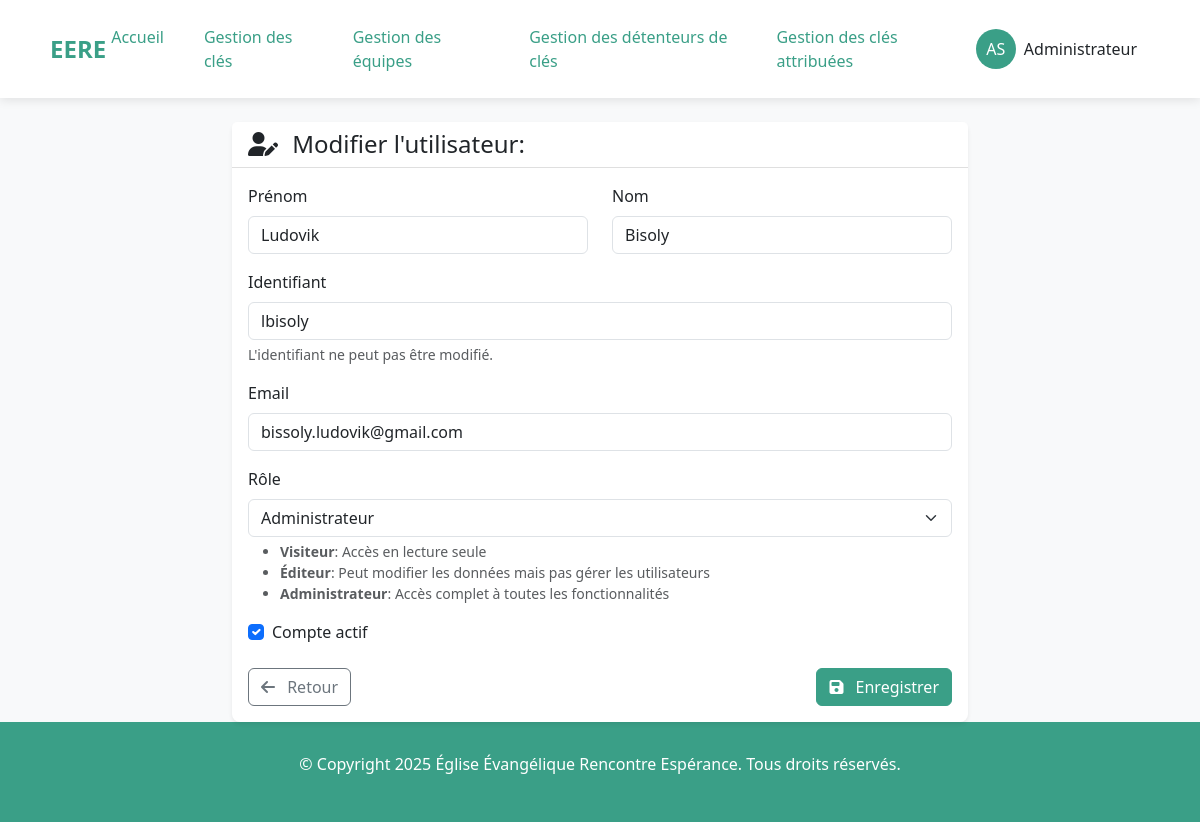
The app's page /edit-owner/4/ (signed in) with its own data.
### listings/models.py (models this page shows, shortened)
class Owner(AbstractUser):
    ADMINISTRATOR = 'admin'
    EDITOR = 'editor'
    VISITOR = 'visitor'
    ROLE_CHOICES = [
        (ADMINISTRATOR, 'Administrateur'),
        (EDITOR, 'Éditeur'),                # Peut modifier mais pas administrer
        (VISITOR, 'Visiteur'),              # Accès en lecture seule
    ]
    role = models.CharField(
        max_length=10,
        choices=ROLE_CHOICES,
        default=VISITOR,
        help_text="Détermine les permissions de l'utilisateur dans l'application"
    )
    groups = models.ManyToManyField(
        'auth.Group',
        verbose_name='groups',
        blank=True,
        help_text='The groups this user belongs to.',
        related_name='owner_set',
        related_query_name='owner',
    )
    user_permissions = models.ManyToManyField(
        'auth.Permission',
        verbose_name='user permissions',
        blank=True,
        help_text='Specific permissions for this user.',
        related_name='owner_set',
        related_query_name='owner',
    )
    class Meta:
        verbose_name = "Gestionnaire"
        verbose_name_plural = "Gestionnaires"

### listings/views.py (the view)
# urls.py: path('edit-owner/<int:user_id>/', views.update_owner, name='edit_owner'),
@login_required
@user_passes_test(is_admin)
def update_owner(request, user_id):
    try:
        user_obj = Owner.objects.get(id=user_id)
    except Owner.DoesNotExist:
        messages.error(request, "Cet utilisateur n'existe pas.")
        return redirect('owner_management')
    if request.method == 'POST':
        form = OwnerUpdateForm(request.POST, instance=user_obj)
        if form.is_valid():
            owner = form.save(commit=False)
            owner.role = request.POST.get('role')
            owner.is_active = 'is_active' in request.POST
            owner.save()
            messages.success(
                request, f'Utilisateur {owner.username} mis à jour avec succès.')
            return redirect('owner_management')
    else:
        form = OwnerUpdateForm(instance=user_obj)
    return render(request, 'listings/edit_owner.html', {
        'form': form,
        'user_obj': user_obj  # Utilisation de user_obj comme dans le template
    })

### listings/forms.py
class OwnerUpdateForm(forms.ModelForm):
    class Meta:
        model = Owner
        fields = ('first_name', 'last_name', 'email')
        widgets = {
            'first_name': forms.TextInput(attrs={'class': 'form-control', 'id': 'id_first_name'}),
            'last_name': forms.TextInput(attrs={'class': 'form-control', 'id': 'id_last_name'}),
            'email': forms.EmailInput(attrs={'class': 'form-control', 'id': 'id_email'})
        }

### listings/utils.py (called while the page is built)
def set_current_user(user):
    _thread_locals.user = user

    def __call__(self, request):
        if hasattr(request, 'user') and request.user.is_authenticated:
            set_current_user(request.user)
        else:
            set_current_user(None)
        response = self.get_response(request)
        set_current_user(None)
        return response

### listings/views.py (called while the page is built)
def is_admin(user):
    return user.role == 'admin'

### listings/templates/listings/edit_owner.html (shortened to what this page needs)
{% extends "listings/base.html" %}
{% load static %}
{% block content %}
<div class="container mt-4">
    <div class="row">
        <div class="col-md-8 mx-auto">
            <div class="card shadow-sm border-0 rounded-lg">
                <div class="card-header bg-white">
                    <h4 class="mb-0">
                        <i class="fas fa-user-edit me-2"></i> Modifier l'utilisateur: {{ owner.username }}
                    </h4>
                </div>
                <div class="card-body">
                    <form method="post" action="{% url 'edit_owner' user_obj.id %}" class="needs-validation" novalidate>
                        <div class="row mb-3">
                            <div class="col-md-6">
                                <label for="{{ form.first_name.id_for_label }}" class="form-label">Prénom</label>
                                {{ form.first_name }}
                            </div>
                            <div class="col-md-6">
                                <label for="{{ form.last_name.id_for_label }}" class="form-label">Nom</label>
                                {{ form.last_name }}
                            </div>
                        </div>
                        <div class="mb-3">
                            <label for="username" class="form-label">Identifiant</label>
                            <input type="text" class="form-control" id="username" value="{{ user_obj.username }}" readonly>
                            <div class="form-text text-muted">
                                L'identifiant ne peut pas être modifié.
                            </div>
                        </div>
                        <div class="mb-3">
                            <label for="{{ form.email.id_for_label }}" class="form-label">Email</label>
                            {{ form.email }}
                        </div>
                        <div class="mb-3">
                            <label for="role" class="form-label">Rôle</label>
                            <select class="form-select" id="role" name="role" required>
                                <option value="admin" {% if user_obj.role == 'admin' %}selected{% endif %}>Administrateur</option>
                            </select>
                            <div class="form-text">
                                <ul class="mb-0">
                                    <li><strong>Visiteur</strong>: Accès en lecture seule</li>
                                    <li><strong>Éditeur</strong>: Peut modifier les données mais pas gérer les utilisateurs</li>
                                    <li><strong>Administrateur</strong>: Accès complet à toutes les fonctionnalités</li>
                                </ul>
                            </div>
                        </div>
                        <div class="mb-4 form-check">
                            <input type="checkbox" class="form-check-input" id="is_active" name="is_active" {% if user_obj.is_active %}checked{% endif %}>
                            <label class="form-check-label" for="is_active">Compte actif</label>
                        </div>
                        <div class="d-flex justify-content-between">
                            <a href="{% url 'owner_management' %}" class="btn btn-outline-secondary">
                                <i class="fas fa-arrow-left me-2"></i> Retour
                            </a>
                            <button type="submit" class="btn btn-primary">
                                <i class="fas fa-save me-2"></i> Enregistrer
                            </button>
                        </div>
                    </form>
                </div>
            </div>
        </div>
    </div>
</div>
{% endblock %}

### listings/templates/listings/base.html (shortened to what this page needs)
<!DOCTYPE html>
{% load static %}
<html lang="fr">
<head>
    <link href="https://cdn.jsdelivr.net/npm/bootstrap@5.3.0/dist/css/bootstrap.min.css" rel="stylesheet">
    <link rel="stylesheet" href="https://cdnjs.cloudflare.com/ajax/libs/font-awesome/6.4.0/css/all.min.css">
</head>
<body>
    <header class="top-header">
        <div class="logo" onclick="window.location.href='{% url 'home' %}'">EERE</div>
        <nav class="nav-menu">
            <a href="{% url 'home' %}" id="menu-home">Accueil</a>
            <a href="{% url 'key_list' %}" id="menu-key_list">Gestion des clés</a>
            <a href="{% url 'team_list' %}" id="menu-team_list">Gestion des équipes</a>
            {% if request.user.role == 'admin' %}
                <a href="{% url 'user_list' %}" id="menu-user_list">Gestion des détenteurs de clés</a>
            {% endif %}
            <a href="{% url 'user_keys' %}" id="menu-user_keys">Gestion des clés attribuées</a>
        </nav>
        {% if request.user.is_authenticated %}
        <div class="user-menu dropdown">
            <button class="btn dropdown-toggle" type="button" id="userMenuButton" data-bs-toggle="dropdown" aria-expanded="false">
                <div class="d-flex align-items-center">
                    <div class="user-initials me-2">
                        {{ request.user.first_name|first }}{{ request.user.last_name|first }}
                    </div>
                    <span class="d-none d-md-inline">{{ request.user.first_name }}</span>
                </div>
            </button>
        </div>
        {% endif %}
    </header>
    <main role="main">
        {% block content %}{% endblock %}
    </main>
    <footer class="footer" id="contact">
        <p>&copy; Copyright {% now "Y" %} Église Évangélique Rencontre Espérance. Tous droits réservés.</p>
    </footer>
</body>
</html>

### records on screen
Owner: user.first_name|first "A", user.last_name|first "S", user.first_name "Administrateur"
Owner: first_name "Ludovik", last_name "Bisoly", username "lbisoly", email "bissoly.ludovik@gmail.com", role "Administrateur", is_active "☑"
